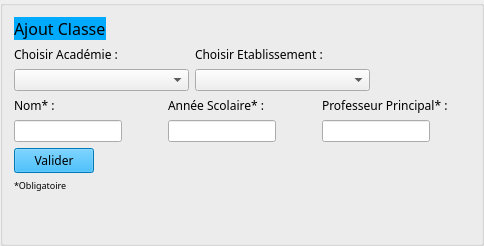
       <widget class="QGroupBox" name="gBAjoutClasse">
        <property name="title">
         <string/>
        </property>
        <layout class="QVBoxLayout" name="verticalLayout_43">
         <item>
          <layout class="QVBoxLayout" name="verticalLayout_14">
           <item>
            <widget class="QLabel" name="label_32">
             <property name="sizePolicy">
              <sizepolicy hsizetype="Fixed" vsizetype="Fixed">
               <horstretch>0</horstretch>
               <verstretch>0</verstretch>
              </sizepolicy>
             </property>
             <property name="font">
              <font>
               <family>Showcard Gothic</family>
               <pointsize>12</pointsize>
              </font>
             </property>
             <property name="styleSheet">
              <string notr="true">background-color: rgb(0, 170, 255);</string>
             </property>
             <property name="text">
              <string>Ajout Classe</string>
             </property>
            </widget>
           </item>
           <item>
            <layout class="QHBoxLayout" name="horizontalLayout_22">
             <item>
              <layout class="QVBoxLayout" name="verticalLayout_30">
               <item>
                <widget class="QLabel" name="label_11">
                 <property name="font">
                  <font>
                   <family>Kristen ITC</family>
                   <weight>50</weight>
                   <bold>false</bold>
                  </font>
                 </property>
                 <property name="text">
                  <string>Choisir Académie :</string>
                 </property>
                </widget>
               </item>
               <item>
                <widget class="QComboBox" name="cBListAcadClass"/>
               </item>
              </layout>
             </item>
             <item>
              <layout class="QVBoxLayout" name="verticalLayout_31">
               <item>
                <widget class="QLabel" name="label_17">
                 <property name="font">
                  <font>
                   <family>Kristen ITC</family>
                   <weight>50</weight>
                   <bold>false</bold>
                  </font>
                 </property>
                 <property name="text">
                  <string>Choisir Etablissement :</string>
                 </property>
                </widget>
               </item>
               <item>
                <widget class="QComboBox" name="cBListEtabClass"/>
               </item>
              </layout>
             </item>
             <item>
              <spacer name="horizontalSpacer_20">
               <property name="orientation">
                <enum>Qt::Horizontal</enum>
               </property>
               <property name="sizeType">
                <enum>QSizePolicy::Fixed</enum>
               </property>
               <property name="sizeHint" stdset="0">
                <size>
                 <width>100</width>
                 <height>20</height>
                </size>
               </property>
              </spacer>
             </item>
            </layout>
           </item>
           <item>
            <layout class="QHBoxLayout" name="horizontalLayout_26">
             <item>
              <layout class="QVBoxLayout" name="verticalLayout_32">
               <item>
                <widget class="QLabel" name="label_16">
                 <property name="font">
                  <font>
                   <family>Kristen ITC</family>
                   <weight>50</weight>
                   <bold>false</bold>
                  </font>
                 </property>
                 <property name="text">
                  <string>Nom* :</string>
                 </property>
                </widget>
               </item>
               <item>
                <layout class="QHBoxLayout" name="horizontalLayout_23">
                 <item>
                  <widget class="QLineEdit" name="lENomClasse"/>
                 </item>
                 <item>
                  <spacer name="horizontalSpacer_14">
                   <property name="orientation">
                    <enum>Qt::Horizontal</enum>
                   </property>
                   <property name="sizeType">
                    <enum>QSizePolicy::Fixed</enum>
                   </property>
                   <property name="sizeHint" stdset="0">
                    <size>
                     <width>40</width>
                     <height>20</height>
                    </size>
                   </property>
                  </spacer>
                 </item>
                </layout>
               </item>
              </layout>
             </item>
             <item>
              <layout class="QVBoxLayout" name="verticalLayout_33">
               <item>
                <widget class="QLabel" name="label_23">
                 <property name="font">
                  <font>
                   <family>Kristen ITC</family>
                   <weight>50</weight>
                   <bold>false</bold>
                  </font>
                 </property>
                 <property name="text">
                  <string>Année Scolaire* :</string>
                 </property>
                </widget>
               </item>
               <item>
                <layout class="QHBoxLayout" name="horizontalLayout_24">
                 <item>
                  <widget class="QLineEdit" name="lEAnneScol"/>
                 </item>
                 <item>
                  <spacer name="horizontalSpacer_15">
                   <property name="orientation">
                    <enum>Qt::Horizontal</enum>
                   </property>
                   <property name="sizeType">
                    <enum>QSizePolicy::Fixed</enum>
                   </property>
                   <property name="sizeHint" stdset="0">
                    <size>
                     <width>40</width>
                     <height>20</height>
                    </size>
                   </property>
                  </spacer>
                 </item>
                </layout>
               </item>
              </layout>
             </item>
             <item>
              <layout class="QVBoxLayout" name="verticalLayout_34">
               <item>
                <widget class="QLabel" name="label_24">
                 <property name="font">
                  <font>
                   <family>Kristen ITC</family>
                   <weight>50</weight>
                   <bold>false</bold>
                  </font>
                 </property>
                 <property name="text">
                  <string>Professeur Principal* :</string>
                 </property>
                </widget>
               </item>
               <item>
                <layout class="QHBoxLayout" name="horizontalLayout_25">
                 <item>
                  <widget class="QLineEdit" name="lEProfPrinc"/>
                 </item>
                 <item>
                  <spacer name="horizontalSpacer_16">
                   <property name="orientation">
                    <enum>Qt::Horizontal</enum>
                   </property>
                   <property name="sizeType">
                    <enum>QSizePolicy::Fixed</enum>
                   </property>
                   <property name="sizeHint" stdset="0">
                    <size>
                     <width>40</width>
                     <height>20</height>
                    </size>
                   </property>
                  </spacer>
                 </item>
                </layout>
               </item>
              </layout>
             </item>
            </layout>
           </item>
           <item>
            <layout class="QHBoxLayout" name="horizontalLayout_27">
             <item>
              <widget class="QPushButton" name="pBValNewClass">
               <property name="font">
                <font>
                 <family>Showcard Gothic</family>
                </font>
               </property>
               <property name="cursor">
                <cursorShape>PointingHandCursor</cursorShape>
               </property>
               <property name="styleSheet">
                <string notr="true">background-color: rgb(0, 170, 255);</string>
               </property>
               <property name="text">
                <string>Valider</string>
               </property>
              </widget>
             </item>
             <item>
              <spacer name="horizontalSpacer_17">
               <property name="orientation">
                <enum>Qt::Horizontal</enum>
               </property>
               <property name="sizeHint" stdset="0">
                <size>
                 <width>40</width>
                 <height>20</height>
                </size>
               </property>
              </spacer>
             </item>
            </layout>
           </item>
           <item>
            <widget class="QLabel" name="label_41">
             <property name="font">
              <font>
               <family>Kristen ITC</family>
               <pointsize>7</pointsize>
              </font>
             </property>
             <property name="text">
              <string>*Obligatoire</string>
             </property>
            </widget>
           </item>
          </layout>
         </item>
         <item>
          <spacer name="verticalSpacer_10">
           <property name="orientation">
            <enum>Qt::Vertical</enum>
           </property>
           <property name="sizeHint" stdset="0">
            <size>
             <width>20</width>
             <height>40</height>
            </size>
           </property>
          </spacer>
         </item>
        </layout>
       </widget>
